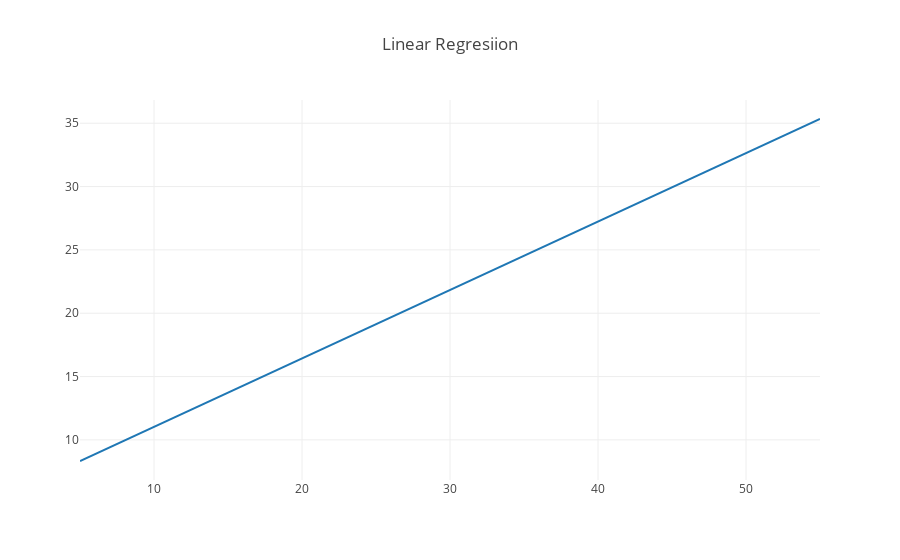

Notebook code for this chart:
### Code cell
import plotly.plotly as py
import plotly.graph_objs as go
import plotly
plotly.offline.init_notebook_mode(connected=True)

# Create traces
trace0 = go.Scatter(
    x = x,
    y = y_pred,
    mode = 'lines',
    name = 'Regression Line'
)

trace1 = go.Scatter(
    x = x,
    y = y_pred,
    mode = 'lines',
    name = 'Regression Line'
)

plotly.offline.iplot({ "data": [trace0],
                      "layout": go.Layout(title="Linear Regresiion") })

### Figure 1 — Plotly figure (JSON) as saved in the notebook; plotly's stock layout.template omitted (floating-point values rounded to 4 significant figures)
{"data": [{"mode": "lines", "name": "Regression Line", "type": "scatter", "uid": "b835999a-7e47-4816-8f8f-3b45a141ee13", "x": [5, 15, 25, 35, 45, 55], "y": [8.333, 13.73, 19.13, 24.53, 29.93, 35.33]}], "layout": {"title": {"text": "Linear Regresiion"}}}
